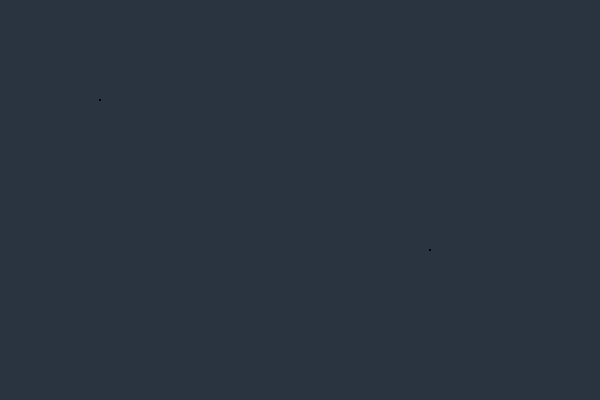
Frame 1 (no input)
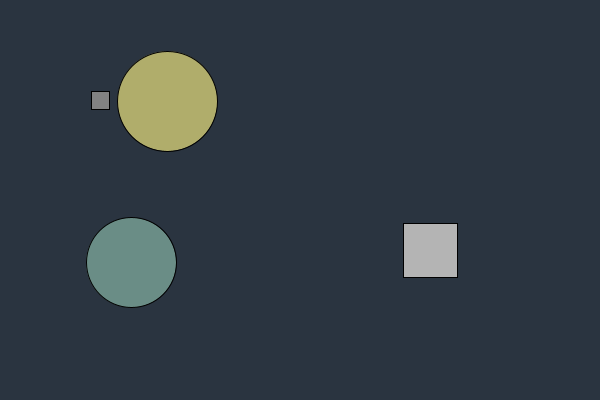
Frame 60 (the mouse pressed at the canvas centre just before this capture)
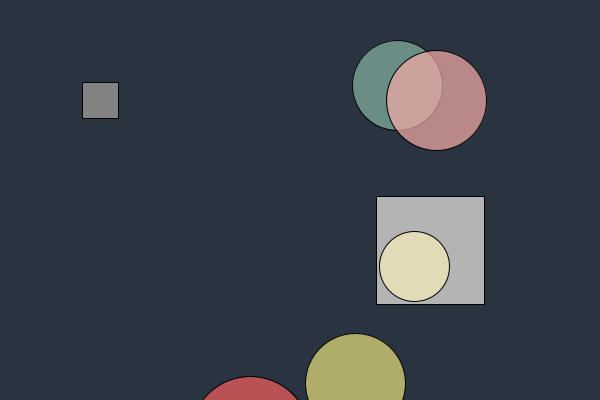
Frame 120 (the mouse held since frame 60 and released just before this capture)

The Processing sketch that drew these frames (run headless with seeded random() and noise(); from frame 60 on, the mouse is pressed at the canvas centre):

// Processing sketch: processing_140668
// ── processing_140668.pde

float x1=0;
float speed1=0; 
float y1=0;

float x2=0;
float speed2=0;
float y2=0;

float x3=250;
float speed3=0;
float y3=800;

float x4=800;
float speed4=0;
float y4=0;

float x5=550;
float speed5=0;
float y5=0;

float a=0;
float b=0.3;

float c=0;
float d=0.9;
void setup(){
  size(600,400);
  
}

void draw(){
  background(42,52,64);
  smooth();
 
 //rect
  a=a+b;
if (a>80||a<0){
  b=b*-1;}
  fill(130);
  rectMode(CENTER);
  rect(100,100,a,a);
  
  //rect 2
  c=c+d;
if (c>150||c<0){
  d=d*-1;}
  fill(180);
  rectMode(CENTER);
  rect(430,250,c,c);
  
  
  //circle 1
  if(150+x1<=250){
   speed1=speed1+0.1;
  }
    else
    {
      speed1=speed1-0.03;
    }
    x1=x1+speed1;  
    y1=1.5*x1;
  fill(232,224,124,180);
  ellipse(x1,-150+y1,100,100);
  
  //circle 2
  if(100+x2<=250){
   speed2=speed2+0.1;
  }
    else
    {
      speed2=speed2-0.03;
    }
    x2=x2+speed2;  
    y2=-0.667*x2;
  fill(133,179,163,180);
  ellipse(-50+x2,383.33+y2,90,90);
  
  //circle 3
    if(y3>250){
   speed3=speed3+0.05;
  }
    else
    {
      speed3=speed3-0.1;
    }
    y3=y3-speed3;
  fill(243,95,93,180);
  ellipse(250,y3,120,120);
  
  //circle 4
  if(x4<=250){
   speed4=speed4+0.1;
  }
    else
    {
      speed4=speed4-0.05;
    }
    x4=x4+speed4;  
    y4=-0.04*x4;
  fill(244,173,166,180);
  ellipse(x4,118+y4,100,100);
  
  //circle 5
  if(x5>360){
   speed5=speed5+0.25;
  }
    else
    {
      speed5=speed5-0.06;
    }
    x5=x5-speed5;  
    y5=0.5667*x5;
  fill(243,235,186,180);
  ellipse(650+x5,400+y5,70,70);
  
  
  

}
 
